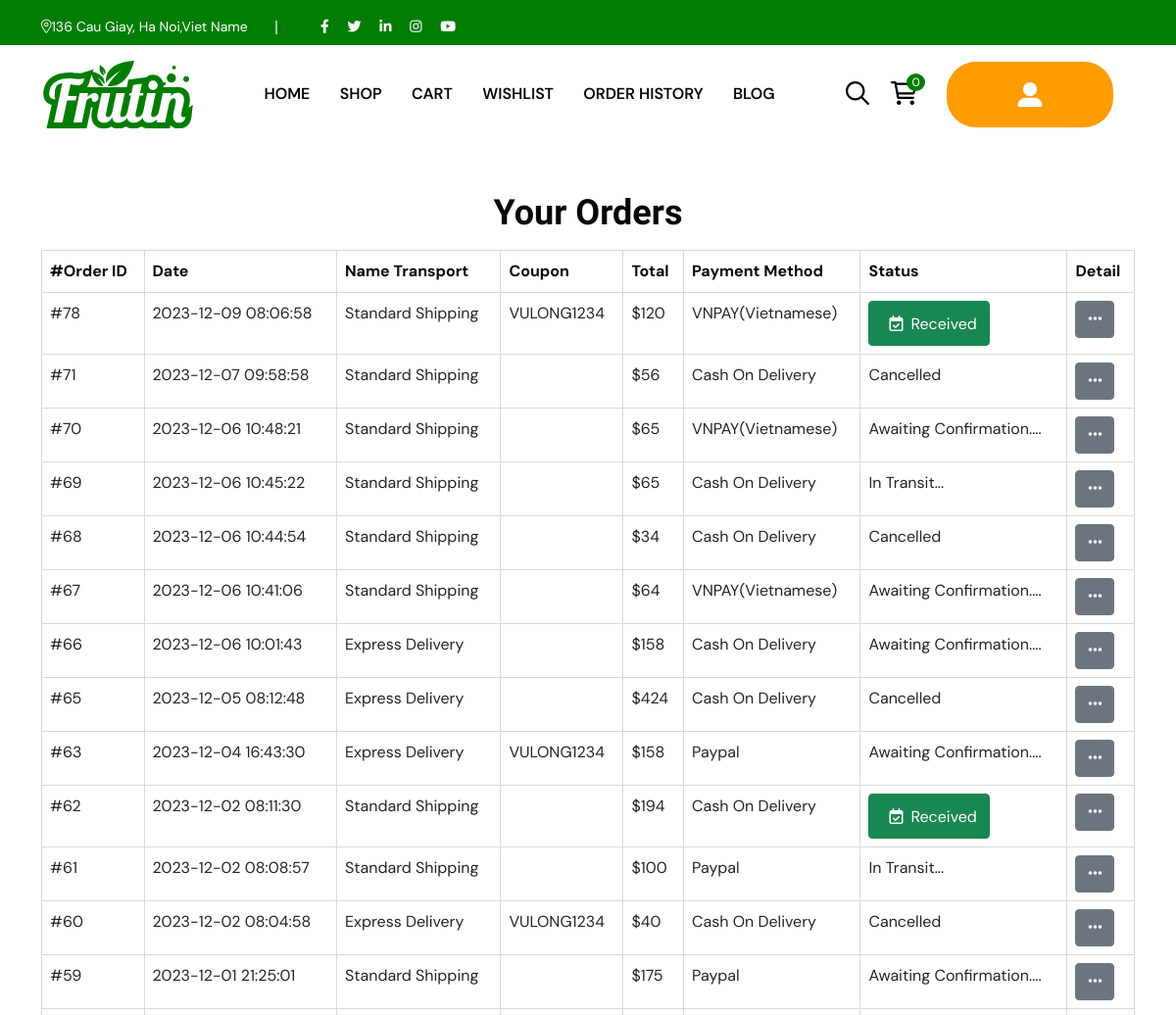
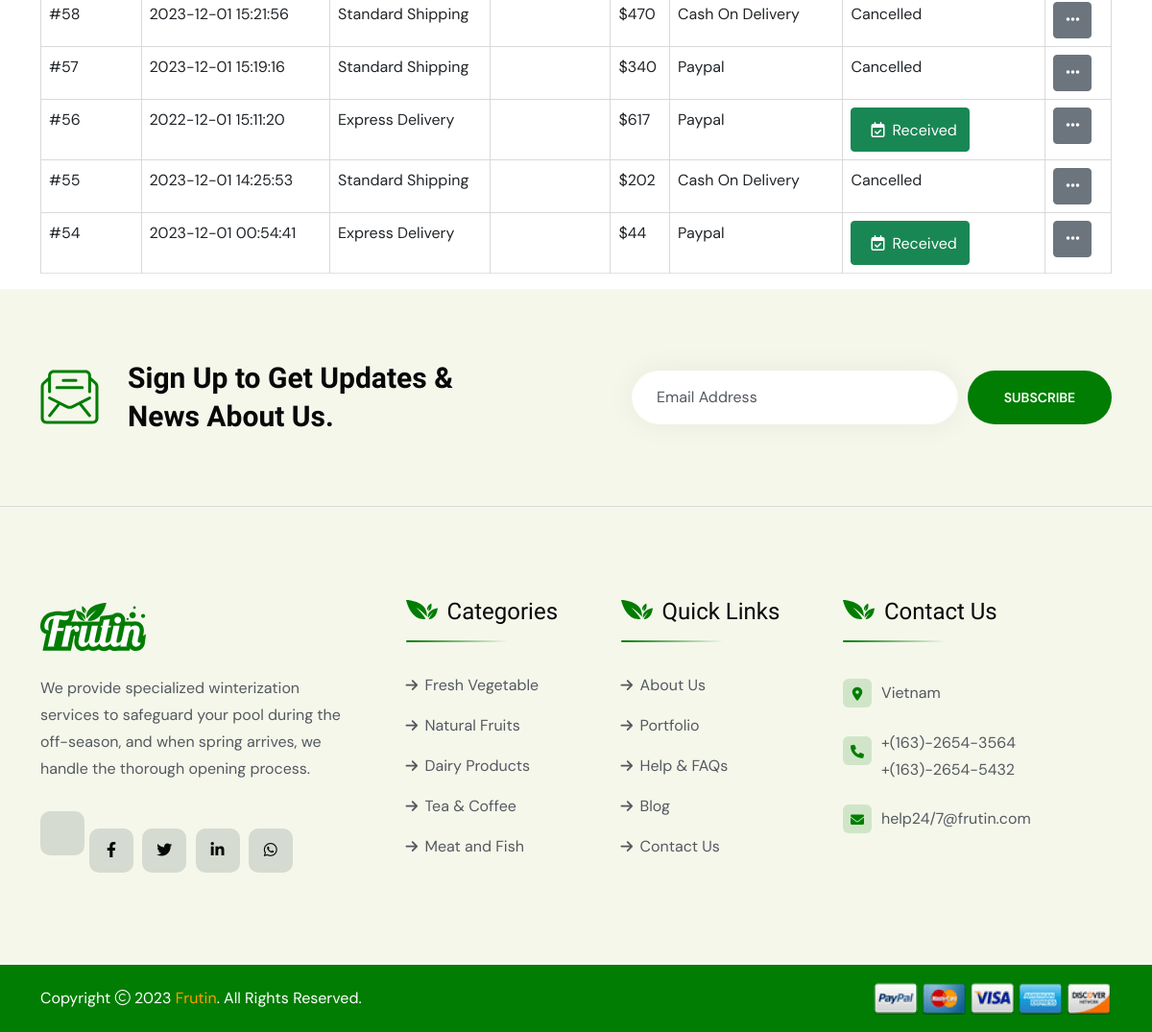
Screenshot of /index.php?act=history (signed in) with the database file from the repository (2 pictures, top to bottom).
### tables this page shows
CREATE TABLE `orders` (
  `id_order` int(11) NOT NULL,
  `username` varchar(50) NOT NULL,
  `date` datetime NOT NULL,
  `name_transport` varchar(50) NOT NULL,
  `code_coupon` varchar(10) NOT NULL,
  `total` int(11) NOT NULL,
  `payment_methods` varchar(50) NOT NULL,
  `status` varchar(50) NOT NULL
);

### model/pdo.php (called while the page is built, shortened)
<?php
function pdo_get_connection(){
    $servername = "localhost";
    $username = "root";
    $password = "";
    try {
        $conn = new PDO("mysql:host=$servername;dbname=longvlhph38689", $username, $password);
        $conn->setAttribute(PDO::ATTR_ERRMODE, PDO::ERRMODE_EXCEPTION);
        return $conn;
    } catch(PDOException $e) {
        echo "Connection failed: " . $e->getMessage();
    }
}
function pdo_query($sql){
    $sql_args=array_slice(func_get_args(),1);
    try{
        $conn=pdo_get_connection();
        $stmt=$conn->prepare($sql);
        $stmt->execute($sql_args);
        $rows=$stmt->fetchAll();
        return $rows;
    }
    catch(PDOException $e){
        throw $e;
    }
    finally{
        unset($conn);
    }
}

### model/orders.php (called while the page is built, shortened)
<?php
function get_orders($username)
{
    $sql = "SELECT * FROM `orders`  WHERE `username`='$username' ORDER by `id_order` desc";
    return pdo_query($sql);
}

### history.php (the view, shortened to what this page needs)
<!doctype html>
<html class="no-js" lang="zxx">
<head>
    <link rel="stylesheet" href="assets/css/app.min.css">
    <link rel="stylesheet" href="assets/css/fontawesome.min.css">
    <link rel="stylesheet" href="assets/css/style.css">
</head>
<body>
    <h3 class=" mt-5" style="text-align: center;">Your Orders</h3>
    <div class="container">
        <table class="table table-borderless main col-sm-12">
            <thead>
                <tr class="head">
                    <th scope="col">#Order ID</th>
                    <th scope="col">Date</th>
                    <th scope="col">Name Transport</th>
                    <th scope="col">Coupon</th>
                    <th scope="col">Total</th>
                    <th scope="col">Payment Method</th>
                    <th scope="col">Status</th>
                    <th scope="col">Detail</th>
                </tr>
            </thead>
            <tbody>
                <form action="" method="post">
                    <?php foreach ($list_order as $key => $value) : ?>
                        <tr class="rounded bg-white">
                            <td class="order-color">#<?= $value['id_order'] ?></td>
                            <td><?= $value['date'] ?></td>
                            <td>
                                <?= $value['name_transport'] ?>
                            </td>
                            <td><?= $value['code_coupon'] ?></td>
                            <td>$<?= $value['total'] ?></td>
                            <td><?= $value['payment_methods'] ?></td>
                            <td>
                                <?php
                                if ($value['status'] == "Awaiting Confirmation") {
                                    echo "Awaiting Confirmation....";
                                } else if ($value['status'] == "In transit") {
                                    echo "In Transit...";
                                } else if ($value['status'] == "Received") {
                                    echo "<a   class='btn btn-success' name='received'><i class='fa-regular fa-calendar-check m-2'></i>Received</a>
                                    ";
                                } else echo "Cancelled";
                                ?>
                            </td>
                            <td>
                                <div class="dropdown">
                                    <button class="btn btn-secondary" type="button" id="dropdownMenu2" data-bs-toggle="dropdown" aria-expanded="false">
                                        <i class="fa-solid fa-ellipsis"></i>
                                    </button>
                                </div>
                            </td>
                        </tr>
                    <?php endforeach; ?>
                </form>
            </tbody>
        </table>
    </div>
</body>
</html>

### rows the page displays
orders: id_order "78", date "2023-12-09 08:06:58", name_transport "Standard Shipping", code_coupon "VULONG1234", total "120", payment_methods "VNPAY(Vietnamese)", status "Received" (drawn)
orders: id_order "71", date "2023-12-07 09:58:58", name_transport "Standard Shipping", total "56", payment_methods "Cash On Delivery", status "Cancelled"
orders: id_order "70", date "2023-12-06 10:48:21", name_transport "Standard Shipping", total "65", payment_methods "VNPAY(Vietnamese)", shows "Awaiting Confirmation...."
orders: id_order "69", date "2023-12-06 10:45:22", name_transport "Standard Shipping", total "65", payment_methods "Cash On Delivery", status "In Transit..."
orders: id_order "68", date "2023-12-06 10:44:54", name_transport "Standard Shipping", total "34", payment_methods "Cash On Delivery", status "Cancelled"
orders: id_order "67", date "2023-12-06 10:41:06", name_transport "Standard Shipping", total "64", payment_methods "VNPAY(Vietnamese)", shows "Awaiting Confirmation...."
orders: id_order "66", date "2023-12-06 10:01:43", name_transport "Express Delivery", total "158", payment_methods "Cash On Delivery", shows "Awaiting Confirmation...."
orders: id_order "65", date "2023-12-05 08:12:48", name_transport "Express Delivery", total "424", payment_methods "Cash On Delivery", status "Cancelled"
orders: id_order "63", date "2023-12-04 16:43:30", name_transport "Express Delivery", code_coupon "VULONG1234", total "158", payment_methods "Paypal", shows "Awaiting Confirmation...."
orders: id_order "62", date "2023-12-02 08:11:30", name_transport "Standard Shipping", total "194", payment_methods "Cash On Delivery", status "Received" (drawn)
orders: id_order "61", date "2023-12-02 08:08:57", name_transport "Standard Shipping", total "100", payment_methods "Paypal", status "In Transit..."
orders: id_order "60", date "2023-12-02 08:04:58", name_transport "Express Delivery", code_coupon "VULONG1234", total "40", payment_methods "Cash On Delivery", status "Cancelled"
orders: id_order "59", date "2023-12-01 21:25:01", name_transport "Standard Shipping", total "175", payment_methods "Paypal", shows "Awaiting Confirmation...."
orders: id_order "58", date "2023-12-01 15:21:56", name_transport "Standard Shipping", total "470", payment_methods "Cash On Delivery", status "Cancelled"
orders: id_order "57", date "2023-12-01 15:19:16", name_transport "Standard Shipping", total "340", payment_methods "Paypal", status "Cancelled"
orders: id_order "56", date "2022-12-01 15:11:20", name_transport "Express Delivery", total "617", payment_methods "Paypal", status "Received" (drawn)
orders: id_order "55", date "2023-12-01 14:25:53", name_transport "Standard Shipping", total "202", payment_methods "Cash On Delivery", status "Cancelled"
orders: id_order "54", date "2023-12-01 00:54:41", name_transport "Express Delivery", total "44", payment_methods "Paypal", status "Received" (drawn)
